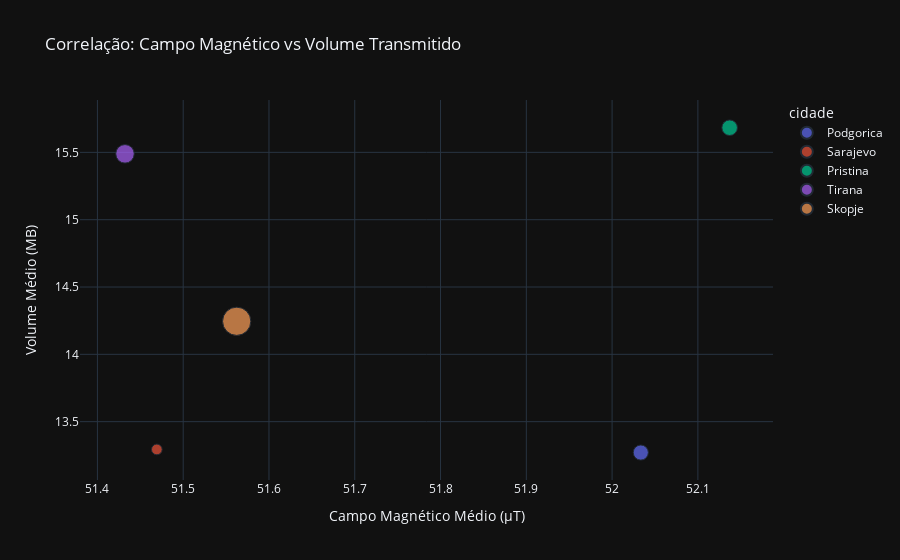

The cell this chart's notebook holds for it:
### Code cell
from pyspark.sql.functions import col, avg, count, hour
import plotly.express as px

# Agregando por cidade

mag_field = mongo_df.filter((hour(col("timestamp")) >= 1) & (hour(col("timestamp")) <= 4)) \
    .groupBy("cidade") \
    .agg(avg("campo_magnetico_microtesla").alias("campo_mag_medio"))


volume = logs_df.filter((col("hora") >= "01:00") & (col("hora") <= "04:00")) \
    .groupBy("cidade") \
    .agg(avg("volume_transmitido_mb").alias("volume_medio"))

# 3. Contagem de eventos jam_signal (1h-4h)
events = events_df.filter((col("hora") >= "01:00") & (col("hora") <= "04:00")) \
    .filter(col("tipo") == "jam_signal") \
    .groupBy("cidade") \
    .agg(count("*").alias("jam_count"))

final_df = mag_field.join(volume, "cidade") \
    .join(events, "cidade") \
    .toPandas()

# Plotando
fig = px.scatter(final_df,
                 x="campo_mag_medio",
                 y="volume_medio",
                 color="cidade",
                 size="jam_count",
                 title="Correlação: Campo Magnético vs Volume Transmitido",
                 labels={
                     "campo_mag_medio": "Campo Magnético Médio (µT)",
                     "volume_medio": "Volume Médio (MB)",
                     "jam_count": "Qtd. Eventos Jam"
                 })
fig.show()

spark.stop()

### Figure 1 — Plotly figure (JSON) as saved in the notebook; plotly's stock layout.template omitted (floating-point values rounded to 4 significant figures)
{"data": [{"hovertemplate": "cidade=Podgorica<br>Campo Magnético Médio (µT)=%{x}<br>Volume Médio (MB)=%{y}<br>Qtd. Eventos Jam=%{marker.size}<extra></extra>", "legendgroup": "Podgorica", "marker": {"color": "#636efa", "size": [16], "sizemode": "area", "sizeref": 0.14, "symbol": "circle"}, "mode": "markers", "name": "Podgorica", "orientation": "v", "showlegend": true, "type": "scatter", "x": [52.03], "xaxis": "x", "y": [13.27], "yaxis": "y"}, {"hovertemplate": "cidade=Sarajevo<br>Campo Magnético Médio (µT)=%{x}<br>Volume Médio (MB)=%{y}<br>Qtd. Eventos Jam=%{marker.size}<extra></extra>", "legendgroup": "Sarajevo", "marker": {"color": "#EF553B", "size": [8], "sizemode": "area", "sizeref": 0.14, "symbol": "circle"}, "mode": "markers", "name": "Sarajevo", "orientation": "v", "showlegend": true, "type": "scatter", "x": [51.47], "xaxis": "x", "y": [13.29], "yaxis": "y"}, {"hovertemplate": "cidade=Pristina<br>Campo Magnético Médio (µT)=%{x}<br>Volume Médio (MB)=%{y}<br>Qtd. Eventos Jam=%{marker.size}<extra></extra>", "legendgroup": "Pristina", "marker": {"color": "#00cc96", "size": [17], "sizemode": "area", "sizeref": 0.14, "symbol": "circle"}, "mode": "markers", "name": "Pristina", "orientation": "v", "showlegend": true, "type": "scatter", "x": [52.14], "xaxis": "x", "y": [15.68], "yaxis": "y"}, {"hovertemplate": "cidade=Tirana<br>Campo Magnético Médio (µT)=%{x}<br>Volume Médio (MB)=%{y}<br>Qtd. Eventos Jam=%{marker.size}<extra></extra>", "legendgroup": "Tirana", "marker": {"color": "#ab63fa", "size": [24], "sizemode": "area", "sizeref": 0.14, "symbol": "circle"}, "mode": "markers", "name": "Tirana", "orientation": "v", "showlegend": true, "type": "scatter", "x": [51.43], "xaxis": "x", "y": [15.49], "yaxis": "y"}, {"hovertemplate": "cidade=Skopje<br>Campo Magnético Médio (µT)=%{x}<br>Volume Médio (MB)=%{y}<br>Qtd. Eventos Jam=%{marker.size}<extra></extra>", "legendgroup": "Skopje", "marker": {"color": "#FFA15A", "size": [56], "sizemode": "area", "sizeref": 0.14, "symbol": "circle"}, "mode": "markers", "name": "Skopje", "orientation": "v", "showlegend": true, "type": "scatter", "x": [51.56], "xaxis": "x", "y": [14.25], "yaxis": "y"}], "layout": {"legend": {"itemsizing": "constant", "title": {"text": "cidade"}, "tracegroupgap": 0}, "title": {"text": "Correlação: Campo Magnético vs Volume Transmitido"}, "xaxis": {"anchor": "y", "domain": [0, 1], "title": {"text": "Campo Magnético Médio (µT)"}}, "yaxis": {"anchor": "x", "domain": [0, 1], "title": {"text": "Volume Médio (MB)"}}}}
